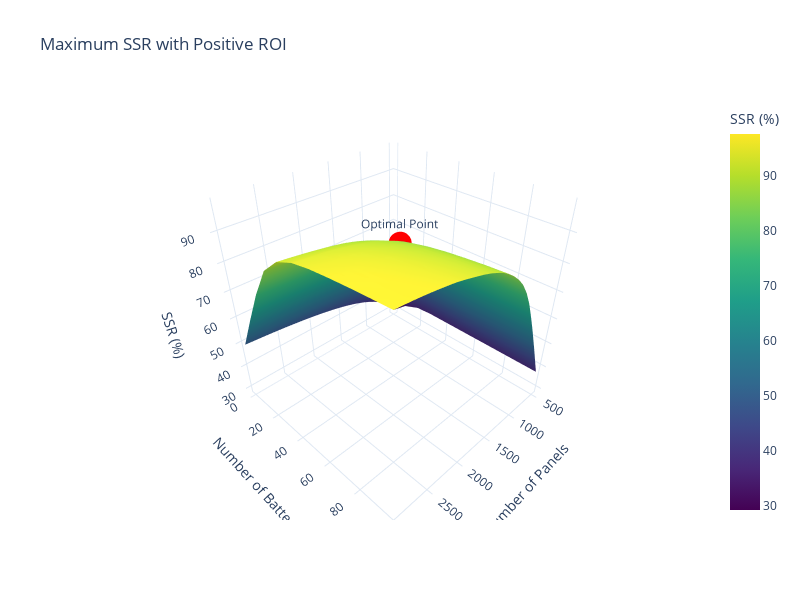

The cell this chart's notebook holds for it:
### Code cell
import plotly.graph_objects as go
import numpy as np

# Financial Parameters
panel_cost = 1220  # € per panel
battery_cost = 13000  # € per battery
energy_sold_price = 0.1208  # €/kWh
energy_purchased_price = 0.2713  # €/kWh
om_cost_panels_rate = 0.07  # 7%
om_cost_batteries_rate = 0.05  # 5%

# System Parameters
battery_capacity_per_unit = 57  # kWh per battery
converter_efficiency = 0.9  # 90% efficiency
initial_soc = 50  # 50% initial battery SOC

# Energy Demand
total_energy_demand = merged_data['Consumption_kWh'].sum()

# Define ranges for panels and batteries
battery_range = np.arange(0, 101, 10)  # 0 to 100 batteries in steps of 10
panel_range = np.arange(500, 3001, 100)  # 500 to 3000 panels in steps of 100

# Create meshgrid for analysis
panel_grid, battery_grid = np.meshgrid(panel_range, battery_range)
ssr_grid = np.zeros_like(panel_grid, dtype=float)
roi_grid = np.zeros_like(panel_grid, dtype=float)

# Store optimal scenario
optimal_scenario = {'panels': 0, 'batteries': 0, 'ssr': 0, 'roi': 0}

# Prepare custom hover text
hover_texts = np.empty(panel_grid.shape, dtype=object)

# Loop through combinations
for i in range(panel_grid.shape[0]):
    for j in range(panel_grid.shape[1]):
        num_panels = panel_grid[i, j]
        num_batteries = battery_grid[i, j]
        
        battery_capacity = battery_capacity_per_unit * num_batteries
        total_pv_production = merged_data['PV_Production_kWh'].sum() * num_panels 
        
        # Initialize SOC and metrics
        soc = initial_soc
        total_energy_supplied_pv_to_demand = 0
        total_energy_discharged = 0
        annual_excess_energy = 0
        
        for timestamp, row in merged_data.iterrows():
            consumption = row['Consumption_kWh']
            pv_production = row['PV_Production_kWh'] * num_panels 
            
            # Energy supplied
            energy_supplied_pv = min(pv_production, consumption)
            total_energy_supplied_pv_to_demand += energy_supplied_pv
            
            excess = pv_production - energy_supplied_pv
            deficit = consumption - energy_supplied_pv
            
            # Charge Battery
            if excess > 0 and num_batteries > 0 and soc < 100:
                charge = min(excess * converter_efficiency, (100 - soc) / 100 * battery_capacity)
                soc += (charge / battery_capacity) * 100
                annual_excess_energy += excess - charge / converter_efficiency
            
            # Discharge Battery
            if deficit > 0 and num_batteries > 0 and soc > 20:
                discharge = min(deficit, (soc - 20) / 100 * battery_capacity * converter_efficiency)
                total_energy_discharged += discharge
                soc -= (discharge / battery_capacity) * 100
        
        # Calculate SSR
        ssr = ((total_energy_supplied_pv_to_demand + total_energy_discharged) / total_energy_demand) * 100 if total_energy_demand > 0 else 0
        ssr_grid[i, j] = ssr
        
        # Financial Metrics
        total_initial_investment = (panel_cost * num_panels) + (battery_cost * num_batteries)
        om_cost_panels = panel_cost * num_panels * om_cost_panels_rate
        om_cost_batteries = battery_cost * num_batteries * om_cost_batteries_rate
        total_om_cost = om_cost_panels + om_cost_batteries
        
        total_savings = total_energy_supplied_pv_to_demand * energy_purchased_price
        revenue_surplus = annual_excess_energy * energy_sold_price
        net_savings = (total_savings + revenue_surplus) - total_om_cost
        
        roi = (net_savings / total_initial_investment) * 100 if total_initial_investment > 0 else 0
        roi_grid[i, j] = roi
        
        # Store optimal condition
        if roi > 0 and ssr > optimal_scenario['ssr']:
            optimal_scenario.update({
                'panels': num_panels,
                'batteries': num_batteries,
                'ssr': ssr,
                'roi': roi
            })

        # Prepare hover text
        hover_texts[i, j] = (
            f"Number of Panels: {num_panels}<br>"
            f"Number of Batteries: {num_batteries}<br>"
            f"SSR: {ssr:.2f}%<br>"
            f"ROI: {roi:.2f}%"
        )

# Print Optimal Scenario
print("✅ **Optimal Scenario (Maximum SSR with Positive ROI):**")
print(f"Number of Panels: {optimal_scenario['panels']}")
print(f"Number of Batteries: {optimal_scenario['batteries']}")
print(f"SSR: {optimal_scenario['ssr']:.2f}%")
print(f"ROI: {optimal_scenario['roi']:.2f}%")

# Plot SSR with Custom Hover
fig = go.Figure()

fig.add_trace(go.Surface(
    z=ssr_grid,
    x=panel_grid,
    y=battery_grid,
    surfacecolor=ssr_grid,
    colorscale='Viridis',
    colorbar=dict(title="SSR (%)"),
    hoverinfo='text',
    text=hover_texts
))

# Highlight Optimal Point
fig.add_trace(go.Scatter3d(
    x=[optimal_scenario['panels']],
    y=[optimal_scenario['batteries']],
    z=[optimal_scenario['ssr']],
    mode='markers+text',
    marker=dict(size=8, color='red'),
    text=['Optimal Point'],
    textposition='top center'
))

# Update Layout
fig.update_layout(
    title='Maximum SSR with Positive ROI',
    scene=dict(
        xaxis_title='Number of Panels',
        yaxis_title='Number of Batteries',
        zaxis_title='SSR (%)'
    ),
    template='plotly_white',
    width=800,
    height=600
)

fig.show()

### Figure 1 — Plotly figure (JSON) as saved in the notebook; plotly's stock layout.template omitted (floating-point values rounded to 4 significant figures; data arrays with more than 128 entries replaced by an {"elided": "..."} marker saying what was removed)
{"data": [{"colorbar": {"title": {"text": "SSR (%)"}}, "colorscale": [[0, "#440154"], [0.1111, "#482878"], [0.2222, "#3e4989"], [0.3333, "#31688e"], [0.4444, "#26828e"], [0.5556, "#1f9e89"], [0.6667, "#35b779"], [0.7778, "#6ece58"], [0.8889, "#b5de2b"], [1, "#fde725"]], "hoverinfo": "text", "surfacecolor": {"elided": "11x26 float values"}, "text": {"elided": "11x26 str values"}, "type": "surface", "x": {"elided": "11x26 int values"}, "y": {"elided": "11x26 int values"}, "z": {"elided": "11x26 float values"}}, {"marker": {"color": "red", "size": 8}, "mode": "markers+text", "text": ["Optimal Point"], "textposition": "top center", "type": "scatter3d", "x": [1400], "y": [40], "z": [80.67]}], "layout": {"height": 600, "scene": {"xaxis": {"title": {"text": "Number of Panels"}}, "yaxis": {"title": {"text": "Number of Batteries"}}, "zaxis": {"title": {"text": "SSR (%)"}}}, "title": {"text": "Maximum SSR with Positive ROI"}, "width": 800}}
